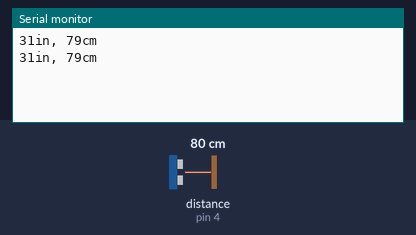
Recording of a sketch running on a simulated Arduino Uno, built with avr-gcc and run on an emulated ATmega328P. On the bench: the last lines printed to the serial monitor. Wiring (inferred from the names in the program): ultrasonic range finder: trigger pin 5; echo pin 4. Inputs (shaded band) come from the test bench; at power-on: distance to the obstacle (sensor on pin 4) 80 cm. The echo pulse lasts 58.3 µs per cm.

Above: at 3.0 s.
3.1 s: distance to the obstacle (sensor on pin 4) set to 2 cm
At 4.8 s:
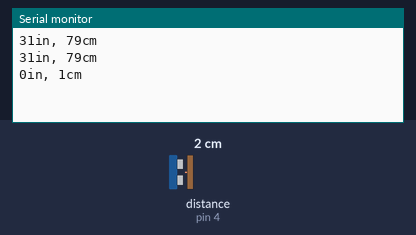
6.1 s: distance to the obstacle (sensor on pin 4) set to 4 cm
At 7.2 s:
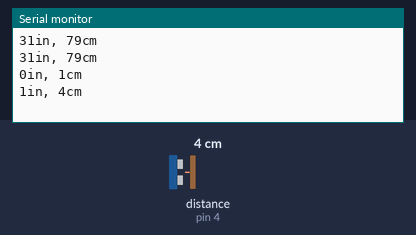
Timing chart, 0 to 9.1 s (numbered marks = the images above; inputs shaded):
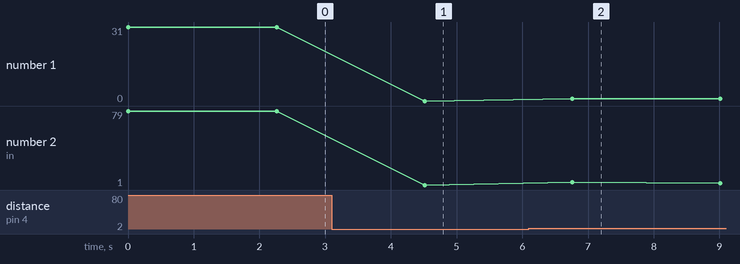

The sketch:

lesson_5-LED.ino
```cpp
/*
 keyestudio Mini Tank Robot V2
 lesson 5
 Ultrasonic LED
 http://www.keyestudio.com
*/
int trigPin = 5;    // Trigger
int echoPin = 4;    // Echo
long duration, cm, inches;
void setup() {
  //Serial Port begin
  Serial.begin (9600);
  //Define inputs and outputs
  pinMode(trigPin, OUTPUT);
  pinMode(echoPin, INPUT);
}
 void loop()
{
  // The sensor is triggered by a HIGH pulse of 10 or more microseconds.
  // Give a short LOW pulse beforehand to ensure a clean HIGH pulse:
  digitalWrite(trigPin, LOW);
  delayMicroseconds(2);
  digitalWrite(trigPin, HIGH);
  delayMicroseconds(10);
  digitalWrite(trigPin, LOW);
  // Read the signal from the sensor: a HIGH pulse whose
  // duration is the time (in microseconds) from the sending
  // of the ping to the reception of its echo off of an object.
  duration = pulseIn(echoPin, HIGH);
  // Convert the time into a distance
  cm = (duration/2) / 29.1;     // Divide by 29.1 or multiply by 0.0343
  inches = (duration/2) / 74;   // Divide by 74 or multiply by 0.0135
  Serial.print(inches);
  Serial.print("in, ");
  Serial.print(cm);
  Serial.print("cm");
  Serial.println();
  delay(250);
if (cm>=2 && cm<=10)
digitalWrite(10, HIGH);
delay(1000);
digitalWrite(10, LOW);
delay(1000);
}
//****************************************************************
```

Measured:
- after the input at 3.1 s, the serial monitor: prints a new line after 1.4 s (image 1)
- after the input at 6.1 s, the serial monitor: prints a new line after 0.66 s (image 2)
- plotted number 1: 31 → 0 after the input at 3.1 s
- plotted number 2: 79 → 1 after the input at 3.1 s, 1 → 3 after the input at 6.1 s
